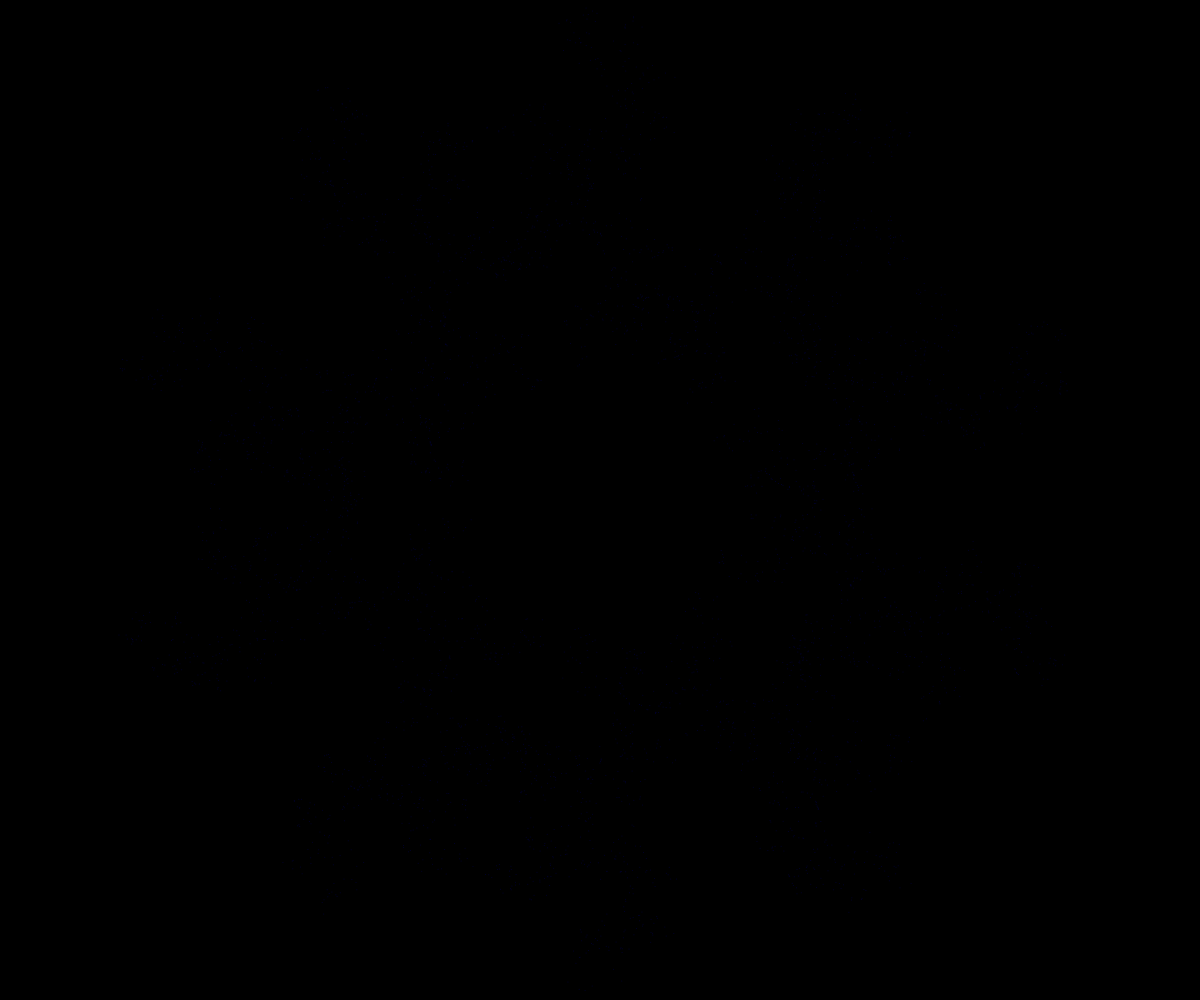
Frame 1 (no input)
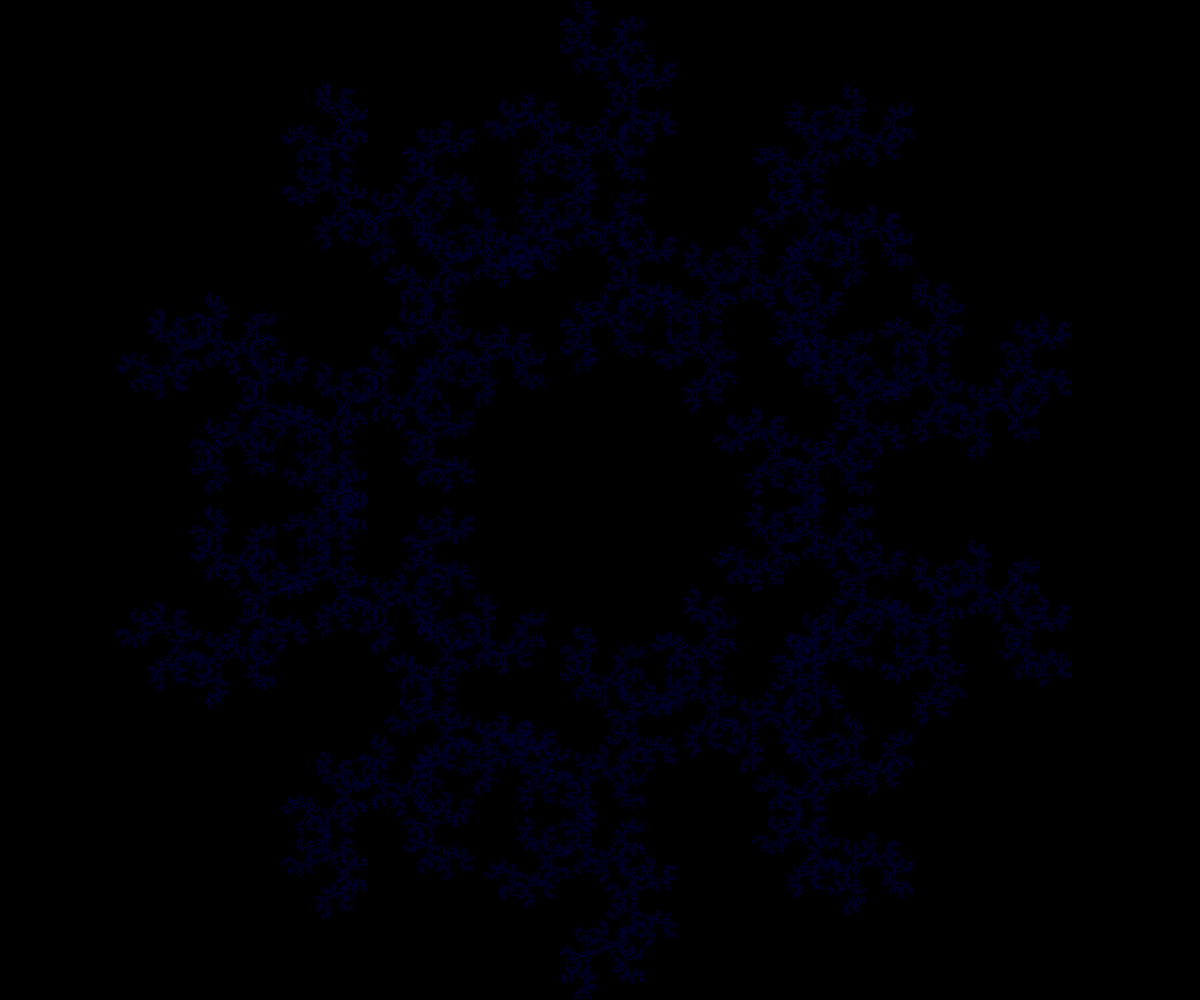
Frame 60 (no input)
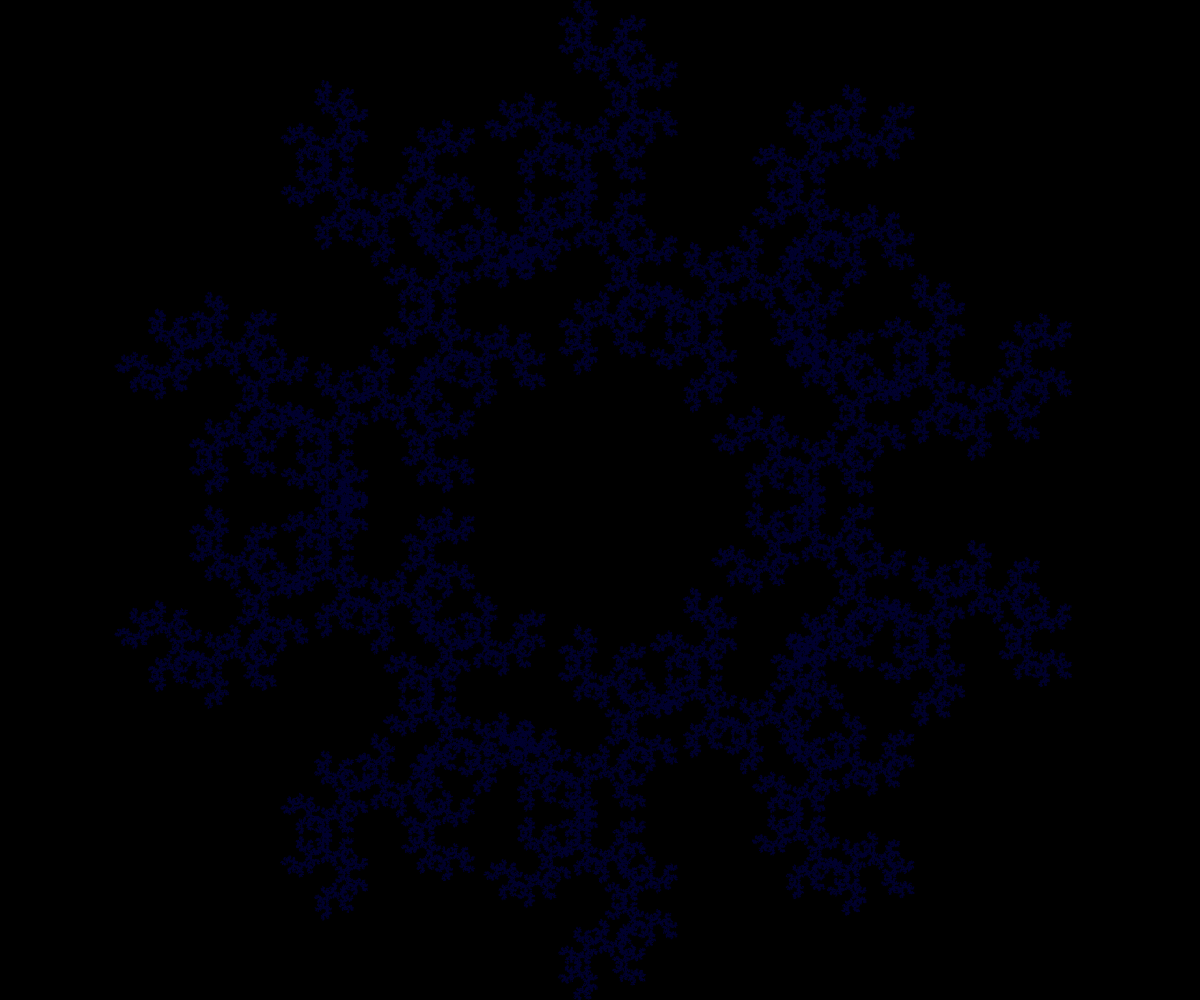
Frame 120 (the mouse pressed at the canvas centre since frame 60)

The p5.js sketch that drew these frames (run headless with seeded random() and noise() and a simulated clock; from frame 60 on, the mouse is pressed at the canvas centre):

// p5.js sketch
// ── sketch.js
// The Chaos Game
// Daniel Shiffman
// Part 1: https://youtu.be/7gNzMtYo9n4
// https://thecodingtrain.com/CodingChallenges/123.1-chaos-game
// Part 2: https://youtu.be/A0NHGTggoOQ
// https://thecodingtrain.com/CodingChallenges/123.2-chaos-game

let points;
let current;
let percent = 0.55;
let previous;

function setup() {
  createCanvas(windowWidth, windowHeight);
  points = [];
  const n = 5;

  for (let i = 0; i < n; i++) {
    // let v = createVector(random(width), random(height));
    let angle = i * TWO_PI / n;
    let v = p5.Vector.fromAngle(angle);
    v.mult(width / 2);
    v.add(width / 2, height / 2);
    points.push(v);
  }

  reset();
}

function reset() {
  current = createVector(random(width), random(height));
  background(0);
  stroke(0, 0, 0);
  strokeWeight(8);
  for (let p of points) {
    point(p.x, p.y);
  }


}

function draw() {

  if (frameCount % 900 == 0) {
    reset();
  }

  for (let i = 0; i < 5000; i++) {
    strokeWeight(1);
    stroke(0,0  ,50);
    let next = random(points);
    if (next !== previous) {
      current.x = lerp(current.x, next.x, percent);
      current.y = lerp(current.y, next.y, percent);
      point(current.x, current.y);
    }

    previous = next;
  }



}
